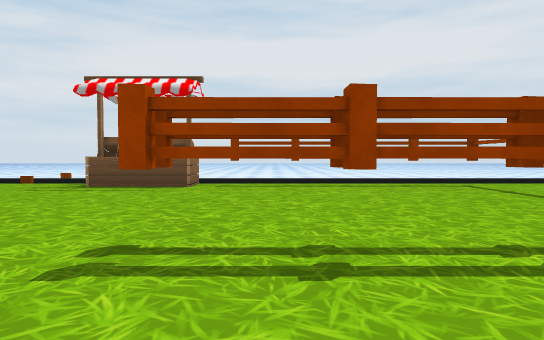
View 1 (above)

18 first-person views from a walk through a 3-D level made in the Unity game engine. The camera is 1.4 m above the floor, tilts 2° down and sees 75° across. The floor is counted in squares, 2 m on a side. Each view is taken from the middle of a square. On the plan, view 1 faces up. The plan holds only what a view shows up to about 11 squares ahead; the rest is blank. The place goes on beyond the plan. The player character is not drawn. Some surface patterns are stand-ins.

View 2
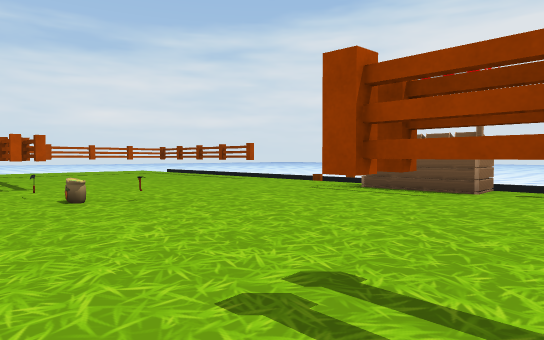

View 3
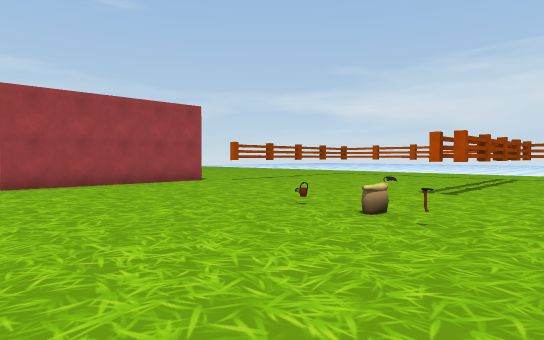

View 4
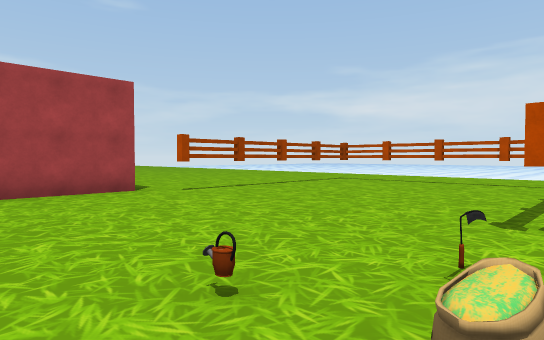

View 5
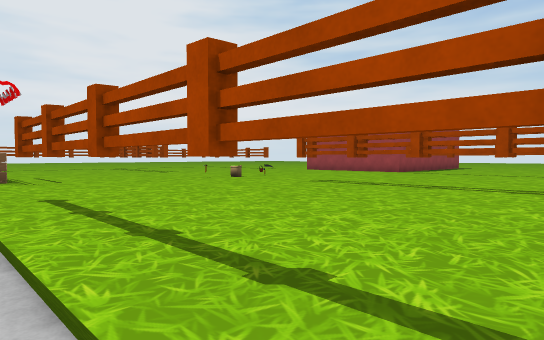

View 6
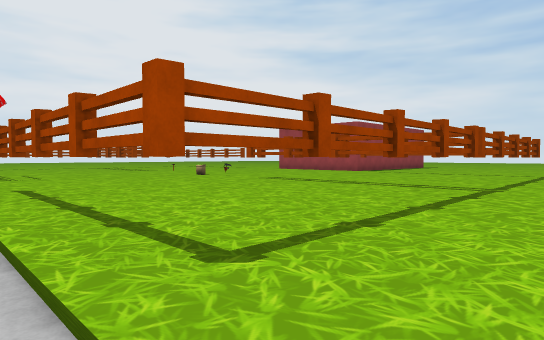

View 7
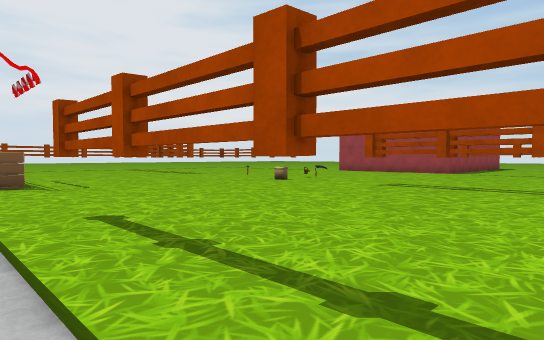

View 8
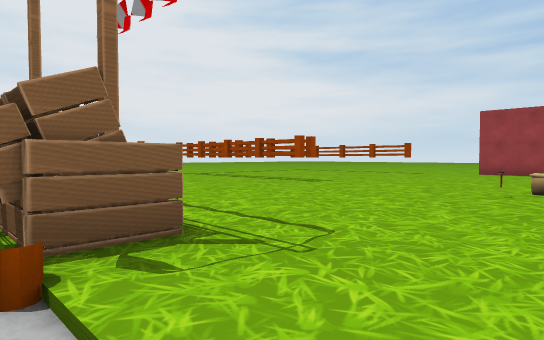

View 9
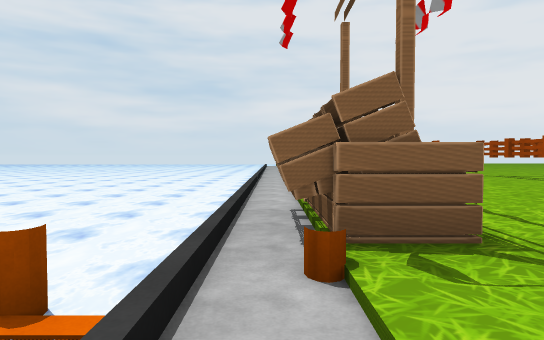

View 10
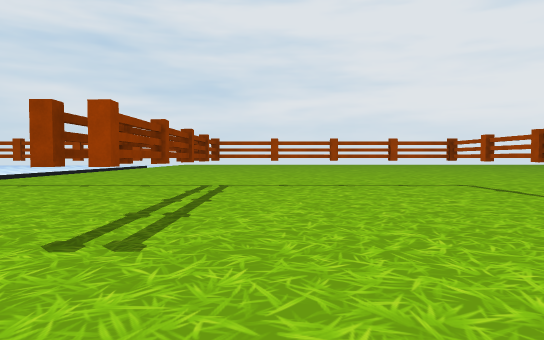

View 11
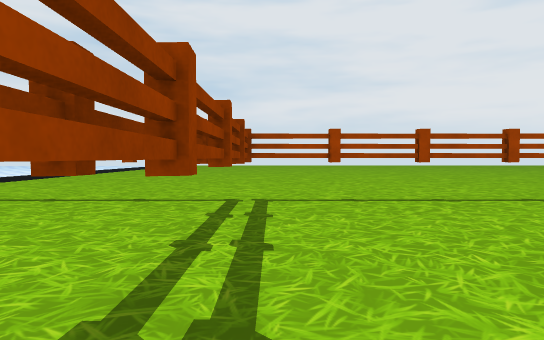

View 12
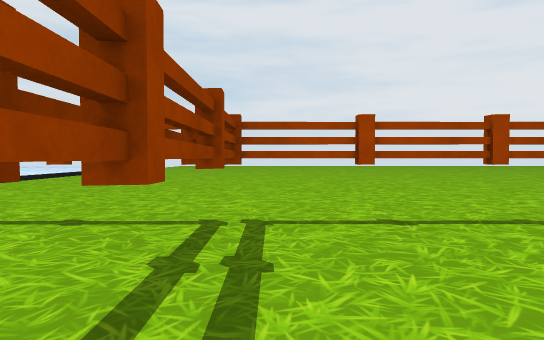

View 13
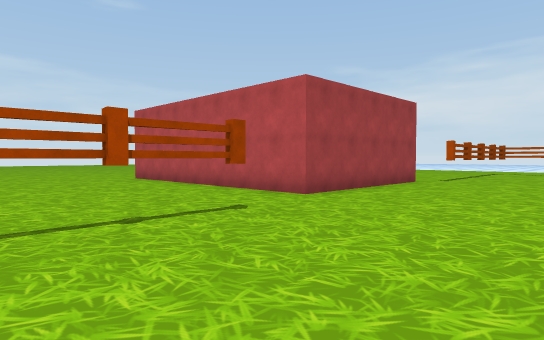

View 14
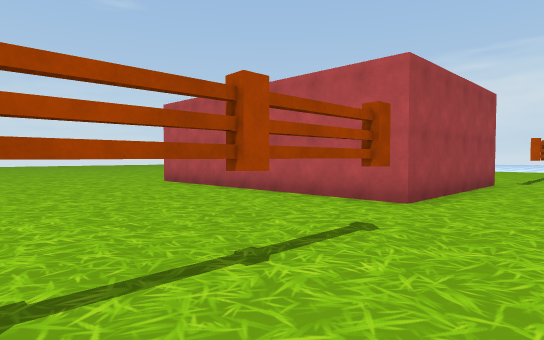

View 15
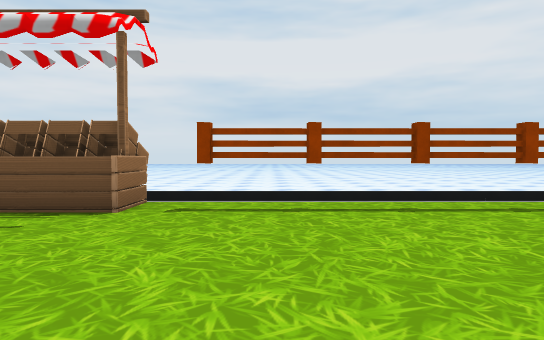

View 16
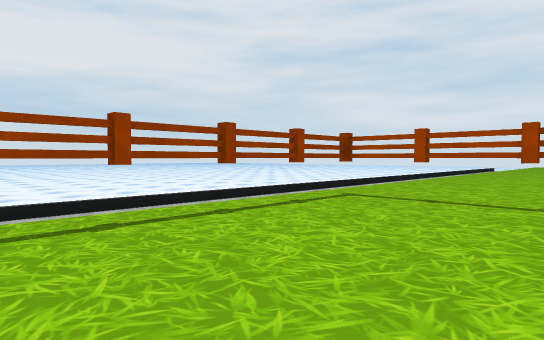

View 17
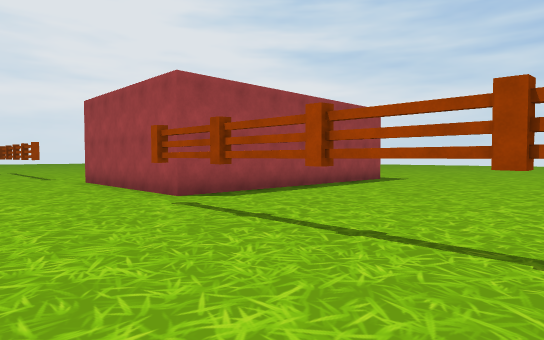

View 18
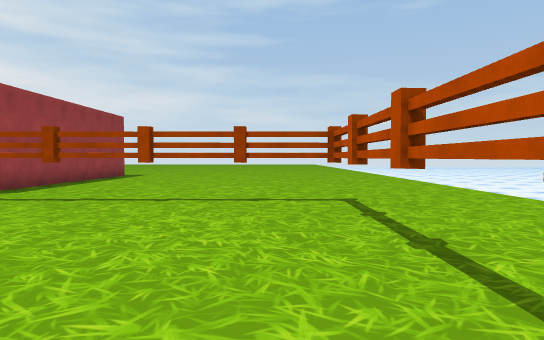

### Floor plan
Key: @ floor where view 1 was taken; # wall or solid block; . main floor; - floor 0.25 m lower than the main floor; ≈ water the walk keeps out of; v drop or lower ground; T thing the floor can be seen under or through; O other object.
Columns run from 18 left of view 1 to 8 right of it. Each row starts with its distance up from view 1.
 11             v≈≈≈≈≈≈≈≈≈≈
 10  --------- ---OOO----------
  9  ..#######....OOO.TTTTTT...
  8  ..#...................T...
  7  ..T...................T...
  6  ..T...................T...
  5   .T...................T...
  4   .T........O..........T...
  3   .TTTTTTT..O....TTTTTTT...
  2   .T.......OO..........#...
  1 ...T...................T...
  0 ...T..............@....T...
 -1  ..T...................T...
 -2  ..T...................T...
 -3 ...T...................T...
 -4 ....TTTTTT.......TTTTTT....
 -5 ..........#####...... .....
 -6 ..........#   #......  ...
 -7 ..........#   #.....    ..
 -8 ..........#   #.....
 -9 ..........#   #.....
-10      .....#   #.....
-11      .....#   #.....
-12       ....    #.....
-13       ...      ....
-14       ..        ...
-15                  ..

Where each view was taken, in squares from view 1:
view 1: 0 up, 0 right, facing up
view 2: 1 up, 0 right, facing up-left
view 3: 5 up, 2 left, facing down-left
view 4: 3 up, 5 left, facing down-left
view 5: 10 up, 15 left, facing down-right
view 6: 10 up, 17 left, facing down-right
view 7: 10 up, 13 left, facing down-right
view 8: 10 up, 7 left, facing down-right
view 9: 10 up, 7 left, facing right
view 10: 1 up, 4 left, facing right
view 11: 2 up, 1 left, facing right
view 12: 2 up, 1 right, facing right
view 13: 0 up, 2 right, facing down-left
view 14: 2 down, 2 right, facing down-left
view 15: 4 up, 0 right, facing up
view 16: 5 up, 1 left, facing up-right
view 17: 1 down, 14 left, facing down-right
view 18: 2 up, 14 left, facing down
